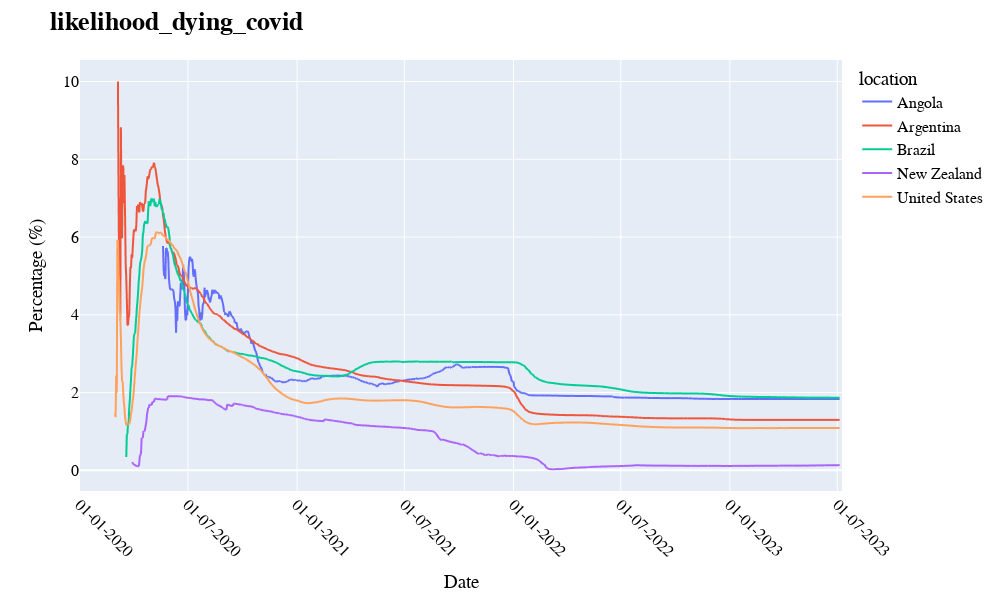

Notebook code for this chart:
### Code cell
plotly_lineplot(localization, df_covidDeaths, 'likelihood_dying_covid')

### Figure 1 — Plotly figure (JSON) as saved in the notebook; plotly's stock layout.template omitted (floating-point values rounded to 4 significant figures; data arrays with more than 128 entries replaced by an {"elided": "..."} marker saying what was removed)
{"data": [{"hovertemplate": "location=Angola<br>Date=%{x}<br>Percentage (%)=%{y}<extra></extra>", "legendgroup": "Angola", "line": {"color": "#636efa", "dash": "solid"}, "marker": {"symbol": "circle"}, "mode": "lines", "name": "Angola", "showlegend": true, "type": "scattergl", "x": {"elided": "1280 str values"}, "xaxis": "x", "y": {"elided": "1280 float values"}, "yaxis": "y"}, {"hovertemplate": "location=Argentina<br>Date=%{x}<br>Percentage (%)=%{y}<extra></extra>", "legendgroup": "Argentina", "line": {"color": "#EF553B", "dash": "solid"}, "marker": {"symbol": "circle"}, "mode": "lines", "name": "Argentina", "showlegend": true, "type": "scattergl", "x": {"elided": "1286 str values"}, "xaxis": "x", "y": {"elided": "1286 float values"}, "yaxis": "y"}, {"hovertemplate": "location=Brazil<br>Date=%{x}<br>Percentage (%)=%{y}<extra></extra>", "legendgroup": "Brazil", "line": {"color": "#00cc96", "dash": "solid"}, "marker": {"symbol": "circle"}, "mode": "lines", "name": "Brazil", "showlegend": true, "type": "scattergl", "x": {"elided": "1280 str values"}, "xaxis": "x", "y": {"elided": "1280 float values"}, "yaxis": "y"}, {"hovertemplate": "location=New Zealand<br>Date=%{x}<br>Percentage (%)=%{y}<extra></extra>", "legendgroup": "New Zealand", "line": {"color": "#ab63fa", "dash": "solid"}, "marker": {"symbol": "circle"}, "mode": "lines", "name": "New Zealand", "showlegend": true, "type": "scattergl", "x": {"elided": "1280 str values"}, "xaxis": "x", "y": {"elided": "1280 float values"}, "yaxis": "y"}, {"hovertemplate": "location=United States<br>Date=%{x}<br>Percentage (%)=%{y}<extra></extra>", "legendgroup": "United States", "line": {"color": "#FFA15A", "dash": "solid"}, "marker": {"symbol": "circle"}, "mode": "lines", "name": "United States", "showlegend": true, "type": "scattergl", "x": {"elided": "1280 str values"}, "xaxis": "x", "y": {"elided": "1280 float values"}, "yaxis": "y"}], "layout": {"font": {"color": "black", "family": "Times New Roman", "size": 16}, "height": 600, "legend": {"title": {"text": "location"}, "tracegroupgap": 0}, "margin": {"t": 60}, "title": {"font": {"color": "black", "family": "Times New Roman", "size": 26}, "text": "<b>likelihood_dying_covid</b>"}, "width": 1000, "xaxis": {"anchor": "y", "autorange": true, "domain": [0, 1], "range": ["2020-01-01", "2023-07-09"], "tickangle": 45, "tickformat": "%d-%m-%Y", "title": {"text": "Date"}, "type": "date"}, "yaxis": {"anchor": "x", "autorange": true, "domain": [0, 1], "range": [-0.5316, 10.55], "title": {"text": "Percentage (%)"}, "type": "linear"}}}
